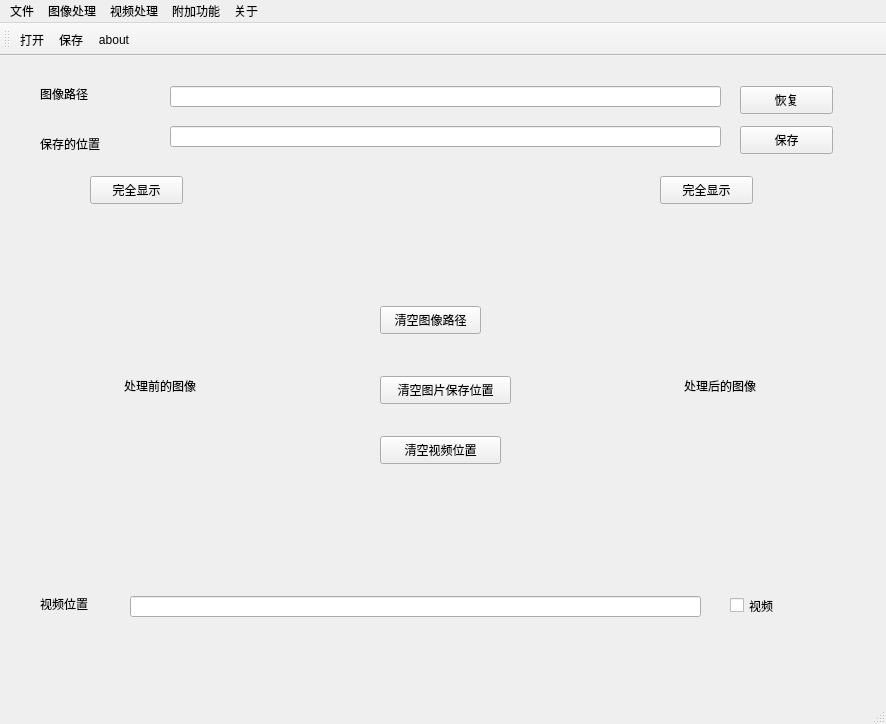
<?xml version="1.0" encoding="UTF-8"?>
<ui version="4.0">
 <class>opencvQtClass</class>
 <widget class="QMainWindow" name="opencvQtClass">
  <property name="geometry">
   <rect>
    <x>0</x>
    <y>0</y>
    <width>886</width>
    <height>724</height>
   </rect>
  </property>
  <property name="windowTitle">
   <string>opencvQt</string>
  </property>
  <widget class="QWidget" name="centralWidget">
   <widget class="QLabel" name="label">
    <property name="geometry">
     <rect>
      <x>10</x>
      <y>180</y>
      <width>300</width>
      <height>300</height>
     </rect>
    </property>
    <property name="text">
     <string>处理前的图像</string>
    </property>
    <property name="scaledContents">
     <bool>true</bool>
    </property>
    <property name="alignment">
     <set>Qt::AlignCenter</set>
    </property>
   </widget>
   <widget class="QLabel" name="label_2">
    <property name="geometry">
     <rect>
      <x>570</x>
      <y>180</y>
      <width>300</width>
      <height>300</height>
     </rect>
    </property>
    <property name="text">
     <string>处理后的图像</string>
    </property>
    <property name="scaledContents">
     <bool>true</bool>
    </property>
    <property name="alignment">
     <set>Qt::AlignCenter</set>
    </property>
   </widget>
   <widget class="QLabel" name="label_3">
    <property name="geometry">
     <rect>
      <x>40</x>
      <y>30</y>
      <width>72</width>
      <height>15</height>
     </rect>
    </property>
    <property name="text">
     <string>图像路径</string>
    </property>
   </widget>
   <widget class="QLineEdit" name="lineEdit">
    <property name="geometry">
     <rect>
      <x>170</x>
      <y>30</y>
      <width>551</width>
      <height>21</height>
     </rect>
    </property>
   </widget>
   <widget class="QPushButton" name="pushButton">
    <property name="geometry">
     <rect>
      <x>740</x>
      <y>30</y>
      <width>93</width>
      <height>28</height>
     </rect>
    </property>
    <property name="text">
     <string>恢复</string>
    </property>
   </widget>
   <widget class="QLabel" name="label_4">
    <property name="geometry">
     <rect>
      <x>40</x>
      <y>80</y>
      <width>72</width>
      <height>15</height>
     </rect>
    </property>
    <property name="text">
     <string>保存的位置</string>
    </property>
   </widget>
   <widget class="QLineEdit" name="lineEdit_2">
    <property name="geometry">
     <rect>
      <x>170</x>
      <y>70</y>
      <width>551</width>
      <height>21</height>
     </rect>
    </property>
   </widget>
   <widget class="QPushButton" name="pushButton_2">
    <property name="geometry">
     <rect>
      <x>740</x>
      <y>70</y>
      <width>93</width>
      <height>28</height>
     </rect>
    </property>
    <property name="text">
     <string>保存</string>
    </property>
   </widget>
   <widget class="QPushButton" name="pushButton_3">
    <property name="geometry">
     <rect>
      <x>90</x>
      <y>120</y>
      <width>93</width>
      <height>28</height>
     </rect>
    </property>
    <property name="text">
     <string>完全显示</string>
    </property>
   </widget>
   <widget class="QPushButton" name="pushButton_4">
    <property name="geometry">
     <rect>
      <x>660</x>
      <y>120</y>
      <width>93</width>
      <height>28</height>
     </rect>
    </property>
    <property name="text">
     <string>完全显示</string>
    </property>
   </widget>
   <widget class="QLabel" name="label_5">
    <property name="geometry">
     <rect>
      <x>40</x>
      <y>540</y>
      <width>111</width>
      <height>16</height>
     </rect>
    </property>
    <property name="text">
     <string>视频位置</string>
    </property>
   </widget>
   <widget class="QLineEdit" name="lineEdit_3">
    <property name="geometry">
     <rect>
      <x>130</x>
      <y>540</y>
      <width>571</width>
      <height>21</height>
     </rect>
    </property>
   </widget>
   <widget class="QCheckBox" name="checkBox">
    <property name="geometry">
     <rect>
      <x>730</x>
      <y>540</y>
      <width>91</width>
      <height>19</height>
     </rect>
    </property>
    <property name="text">
     <string>视频</string>
    </property>
   </widget>
   <widget class="QPushButton" name="pushButton_5">
    <property name="geometry">
     <rect>
      <x>380</x>
      <y>320</y>
      <width>131</width>
      <height>28</height>
     </rect>
    </property>
    <property name="text">
     <string>清空图片保存位置</string>
    </property>
   </widget>
   <widget class="QPushButton" name="pushButton_6">
    <property name="geometry">
     <rect>
      <x>380</x>
      <y>250</y>
      <width>101</width>
      <height>28</height>
     </rect>
    </property>
    <property name="text">
     <string>清空图像路径</string>
    </property>
   </widget>
   <widget class="QPushButton" name="pushButton_7">
    <property name="geometry">
     <rect>
      <x>380</x>
      <y>380</y>
      <width>121</width>
      <height>28</height>
     </rect>
    </property>
    <property name="text">
     <string>清空视频位置</string>
    </property>
   </widget>
  </widget>
  <widget class="QMenuBar" name="menuBar">
   <property name="geometry">
    <rect>
     <x>0</x>
     <y>0</y>
     <width>886</width>
     <height>26</height>
    </rect>
   </property>
   <widget class="QMenu" name="menu">
    <property name="title">
     <string>文件</string>
    </property>
    <addaction name="actionopen"/>
    <addaction name="actionsave"/>
   </widget>
   <widget class="QMenu" name="menu_2">
    <property name="title">
     <string>图像处理</string>
    </property>
    <addaction name="actiongray_2"/>
    <addaction name="actionthros"/>
    <addaction name="actionblur"/>
    <addaction name="actionmidblur"/>
    <addaction name="actionedge_2"/>
    <addaction name="actionHisto"/>
   </widget>
   <widget class="QMenu" name="menu_3">
    <property name="title">
     <string>视频处理</string>
    </property>
    <addaction name="actiongray"/>
    <addaction name="actionbin"/>
    <addaction name="actionedge"/>
    <addaction name="actionvideoblur"/>
    <addaction name="actionvideomidblur"/>
   </widget>
   <widget class="QMenu" name="menu_4">
    <property name="title">
     <string>附加功能</string>
    </property>
    <addaction name="actionyolo"/>
    <addaction name="actionequalize"/>
   </widget>
   <widget class="QMenu" name="menu_5">
    <property name="title">
     <string>关于</string>
    </property>
    <addaction name="actionabout"/>
   </widget>
   <addaction name="menu"/>
   <addaction name="menu_2"/>
   <addaction name="menu_3"/>
   <addaction name="menu_4"/>
   <addaction name="menu_5"/>
  </widget>
  <widget class="QToolBar" name="mainToolBar">
   <attribute name="toolBarArea">
    <enum>TopToolBarArea</enum>
   </attribute>
   <attribute name="toolBarBreak">
    <bool>false</bool>
   </attribute>
   <addaction name="actionopen"/>
   <addaction name="actionsave"/>
   <addaction name="actionabout"/>
  </widget>
  <widget class="QStatusBar" name="statusBar"/>
  <action name="actionopen">
   <property name="icon">
    <iconset resource="opencvQt.qrc">
     <normaloff>:/opencvQt/open.jpg</normaloff>:/opencvQt/open.jpg</iconset>
   </property>
   <property name="text">
    <string>打开</string>
   </property>
   <property name="shortcut">
    <string>Ctrl+O</string>
   </property>
  </action>
  <action name="actionsave">
   <property name="icon">
    <iconset resource="opencvQt.qrc">
     <normaloff>:/opencvQt/save.jpg</normaloff>:/opencvQt/save.jpg</iconset>
   </property>
   <property name="text">
    <string>保存</string>
   </property>
   <property name="shortcut">
    <string>Ctrl+S</string>
   </property>
  </action>
  <action name="actionyolo">
   <property name="text">
    <string>yolo</string>
   </property>
  </action>
  <action name="actiongray">
   <property name="text">
    <string>gray</string>
   </property>
  </action>
  <action name="actionbin">
   <property name="text">
    <string>bin</string>
   </property>
  </action>
  <action name="actionedge">
   <property name="text">
    <string>edge</string>
   </property>
  </action>
  <action name="actiongray_2">
   <property name="text">
    <string>gray</string>
   </property>
  </action>
  <action name="actionthros">
   <property name="text">
    <string>thros</string>
   </property>
  </action>
  <action name="actionblur">
   <property name="text">
    <string>blur</string>
   </property>
  </action>
  <action name="actionmidblur">
   <property name="text">
    <string>midblur</string>
   </property>
  </action>
  <action name="actionedge_2">
   <property name="text">
    <string>edge</string>
   </property>
  </action>
  <action name="actionabout">
   <property name="icon">
    <iconset resource="opencvQt.qrc">
     <normaloff>:/opencvQt/setting.png</normaloff>:/opencvQt/setting.png</iconset>
   </property>
   <property name="text">
    <string>about</string>
   </property>
  </action>
  <action name="actionvideoblur">
   <property name="text">
    <string>videoblur</string>
   </property>
  </action>
  <action name="actionvideomidblur">
   <property name="text">
    <string>videomidblur</string>
   </property>
  </action>
  <action name="actionHisto">
   <property name="text">
    <string>Histo</string>
   </property>
  </action>
  <action name="actionequalize">
   <property name="text">
    <string>equalize</string>
   </property>
  </action>
 </widget>
 <layoutdefault spacing="6" margin="11"/>
 <resources>
  <include location="opencvQt.qrc"/>
 </resources>
 <connections>
  <connection>
   <sender>pushButton</sender>
   <signal>clicked()</signal>
   <receiver>opencvQtClass</receiver>
   <slot>openimg()</slot>
   <hints>
    <hint type="sourcelabel">
     <x>795</x>
     <y>101</y>
    </hint>
    <hint type="destinationlabel">
     <x>791</x>
     <y>151</y>
    </hint>
   </hints>
  </connection>
  <connection>
   <sender>actionopen</sender>
   <signal>triggered()</signal>
   <receiver>opencvQtClass</receiver>
   <slot>openimg()</slot>
   <hints>
    <hint type="sourcelabel">
     <x>-1</x>
     <y>-1</y>
    </hint>
    <hint type="destinationlabel">
     <x>442</x>
     <y>294</y>
    </hint>
   </hints>
  </connection>
  <connection>
   <sender>actionsave</sender>
   <signal>triggered()</signal>
   <receiver>opencvQtClass</receiver>
   <slot>saveimg()</slot>
   <hints>
    <hint type="sourcelabel">
     <x>-1</x>
     <y>-1</y>
    </hint>
    <hint type="destinationlabel">
     <x>442</x>
     <y>294</y>
    </hint>
   </hints>
  </connection>
  <connection>
   <sender>actionblur</sender>
   <signal>triggered()</signal>
   <receiver>opencvQtClass</receiver>
   <slot>blur()</slot>
   <hints>
    <hint type="sourcelabel">
     <x>-1</x>
     <y>-1</y>
    </hint>
    <hint type="destinationlabel">
     <x>442</x>
     <y>294</y>
    </hint>
   </hints>
  </connection>
  <connection>
   <sender>actionbin</sender>
   <signal>triggered()</signal>
   <receiver>opencvQtClass</receiver>
   <slot>video_bin()</slot>
   <hints>
    <hint type="sourcelabel">
     <x>-1</x>
     <y>-1</y>
    </hint>
    <hint type="destinationlabel">
     <x>442</x>
     <y>294</y>
    </hint>
   </hints>
  </connection>
  <connection>
   <sender>actiongray</sender>
   <signal>triggered()</signal>
   <receiver>opencvQtClass</receiver>
   <slot>video_gray()</slot>
   <hints>
    <hint type="sourcelabel">
     <x>-1</x>
     <y>-1</y>
    </hint>
    <hint type="destinationlabel">
     <x>442</x>
     <y>294</y>
    </hint>
   </hints>
  </connection>
  <connection>
   <sender>actiongray_2</sender>
   <signal>triggered()</signal>
   <receiver>opencvQtClass</receiver>
   <slot>gray()</slot>
   <hints>
    <hint type="sourcelabel">
     <x>-1</x>
     <y>-1</y>
    </hint>
    <hint type="destinationlabel">
     <x>442</x>
     <y>294</y>
    </hint>
   </hints>
  </connection>
  <connection>
   <sender>actionabout</sender>
   <signal>triggered()</signal>
   <receiver>opencvQtClass</receiver>
   <slot>about()</slot>
   <hints>
    <hint type="sourcelabel">
     <x>-1</x>
     <y>-1</y>
    </hint>
    <hint type="destinationlabel">
     <x>442</x>
     <y>294</y>
    </hint>
   </hints>
  </connection>
  <connection>
   <sender>actionedge_2</sender>
   <signal>triggered()</signal>
   <receiver>opencvQtClass</receiver>
   <slot>edgedetec()</slot>
   <hints>
    <hint type="sourcelabel">
     <x>-1</x>
     <y>-1</y>
    </hint>
    <hint type="destinationlabel">
     <x>442</x>
     <y>294</y>
    </hint>
   </hints>
  </connection>
  <connection>
   <sender>actionedge</sender>
   <signal>triggered()</signal>
   <receiver>opencvQtClass</receiver>
   <slot>video_detect()</slot>
   <hints>
    <hint type="sourcelabel">
     <x>-1</x>
     <y>-1</y>
    </hint>
    <hint type="destinationlabel">
     <x>442</x>
     <y>294</y>
    </hint>
   </hints>
  </connection>
  <connection>
   <sender>actionvideomidblur</sender>
   <signal>triggered()</signal>
   <receiver>opencvQtClass</receiver>
   <slot>video_gray()</slot>
   <hints>
    <hint type="sourcelabel">
     <x>-1</x>
     <y>-1</y>
    </hint>
    <hint type="destinationlabel">
     <x>442</x>
     <y>294</y>
    </hint>
   </hints>
  </connection>
  <connection>
   <sender>actionyolo</sender>
   <signal>triggered()</signal>
   <receiver>opencvQtClass</receiver>
   <slot>about()</slot>
   <hints>
    <hint type="sourcelabel">
     <x>-1</x>
     <y>-1</y>
    </hint>
    <hint type="destinationlabel">
     <x>442</x>
     <y>294</y>
    </hint>
   </hints>
  </connection>
  <connection>
   <sender>actionvideoblur</sender>
   <signal>triggered()</signal>
   <receiver>opencvQtClass</receiver>
   <slot>video_blur()</slot>
   <hints>
    <hint type="sourcelabel">
     <x>-1</x>
     <y>-1</y>
    </hint>
    <hint type="destinationlabel">
     <x>442</x>
     <y>294</y>
    </hint>
   </hints>
  </connection>
  <connection>
   <sender>actionthros</sender>
   <signal>triggered()</signal>
   <receiver>opencvQtClass</receiver>
   <slot>bin()</slot>
   <hints>
    <hint type="sourcelabel">
     <x>-1</x>
     <y>-1</y>
    </hint>
    <hint type="destinationlabel">
     <x>442</x>
     <y>294</y>
    </hint>
   </hints>
  </connection>
  <connection>
   <sender>pushButton_2</sender>
   <signal>clicked()</signal>
   <receiver>opencvQtClass</receiver>
   <slot>saveimg()</slot>
   <hints>
    <hint type="sourcelabel">
     <x>802</x>
     <y>163</y>
    </hint>
    <hint type="destinationlabel">
     <x>804</x>
     <y>192</y>
    </hint>
   </hints>
  </connection>
  <connection>
   <sender>pushButton_3</sender>
   <signal>clicked()</signal>
   <receiver>opencvQtClass</receiver>
   <slot>showsource()</slot>
   <hints>
    <hint type="sourcelabel">
     <x>164</x>
     <y>186</y>
    </hint>
    <hint type="destinationlabel">
     <x>349</x>
     <y>207</y>
    </hint>
   </hints>
  </connection>
  <connection>
   <sender>pushButton_4</sender>
   <signal>clicked()</signal>
   <receiver>opencvQtClass</receiver>
   <slot>showdst()</slot>
   <hints>
    <hint type="sourcelabel">
     <x>683</x>
     <y>191</y>
    </hint>
    <hint type="destinationlabel">
     <x>505</x>
     <y>254</y>
    </hint>
   </hints>
  </connection>
  <connection>
   <sender>actionmidblur</sender>
   <signal>triggered()</signal>
   <receiver>opencvQtClass</receiver>
   <slot>midblur()</slot>
   <hints>
    <hint type="sourcelabel">
     <x>-1</x>
     <y>-1</y>
    </hint>
    <hint type="destinationlabel">
     <x>442</x>
     <y>294</y>
    </hint>
   </hints>
  </connection>
  <connection>
   <sender>pushButton_5</sender>
   <signal>clicked()</signal>
   <receiver>lineEdit_2</receiver>
   <slot>clear()</slot>
   <hints>
    <hint type="sourcelabel">
     <x>426</x>
     <y>391</y>
    </hint>
    <hint type="destinationlabel">
     <x>307</x>
     <y>153</y>
    </hint>
   </hints>
  </connection>
  <connection>
   <sender>pushButton_7</sender>
   <signal>clicked()</signal>
   <receiver>lineEdit_3</receiver>
   <slot>clear()</slot>
   <hints>
    <hint type="sourcelabel">
     <x>431</x>
     <y>466</y>
    </hint>
    <hint type="destinationlabel">
     <x>415</x>
     <y>613</y>
    </hint>
   </hints>
  </connection>
  <connection>
   <sender>pushButton_6</sender>
   <signal>clicked()</signal>
   <receiver>lineEdit</receiver>
   <slot>clear()</slot>
   <hints>
    <hint type="sourcelabel">
     <x>436</x>
     <y>327</y>
    </hint>
    <hint type="destinationlabel">
     <x>436</x>
     <y>107</y>
    </hint>
   </hints>
  </connection>
  <connection>
   <sender>actionHisto</sender>
   <signal>triggered()</signal>
   <receiver>opencvQtClass</receiver>
   <slot>caclHist()</slot>
   <hints>
    <hint type="sourcelabel">
     <x>-1</x>
     <y>-1</y>
    </hint>
    <hint type="destinationlabel">
     <x>442</x>
     <y>361</y>
    </hint>
   </hints>
  </connection>
  <connection>
   <sender>actionequalize</sender>
   <signal>triggered()</signal>
   <receiver>opencvQtClass</receiver>
   <slot>equlized()</slot>
   <hints>
    <hint type="sourcelabel">
     <x>-1</x>
     <y>-1</y>
    </hint>
    <hint type="destinationlabel">
     <x>442</x>
     <y>361</y>
    </hint>
   </hints>
  </connection>
 </connections>
 <slots>
  <slot>openimg()</slot>
  <slot>saveimg()</slot>
  <slot>showpicture()</slot>
  <slot>gray()</slot>
  <slot>video_gray()</slot>
  <slot>blur()</slot>
  <slot>video_blur()</slot>
  <slot>video_bin()</slot>
  <slot>bin()</slot>
  <slot>edgedetec()</slot>
  <slot>video_detect()</slot>
  <slot>yolov5()</slot>
  <slot>about()</slot>
  <slot>recovery()</slot>
  <slot>showsource()</slot>
  <slot>showdst()</slot>
  <slot>midblur()</slot>
  <slot>caclHist()</slot>
  <slot>equlized()</slot>
 </slots>
</ui>
